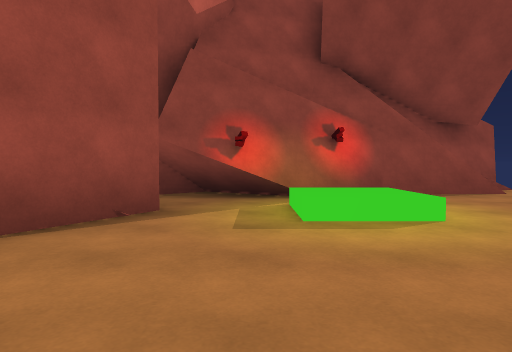
view 1 (above)

17 first-person views from a walk through a 3-D level made in the Unity game engine. The camera is 1.2 m above the floor, tilts 2° down and sees 75° across. The floor is counted in squares, 2 m on a side. Each view is taken from the middle of a square. On the plan, view 1 faces up. The plan holds only what a view shows up to about 10 squares ahead; the rest is blank. The place goes on beyond the plan. Surface patterns are stand-ins for the level's own textures.

view 2
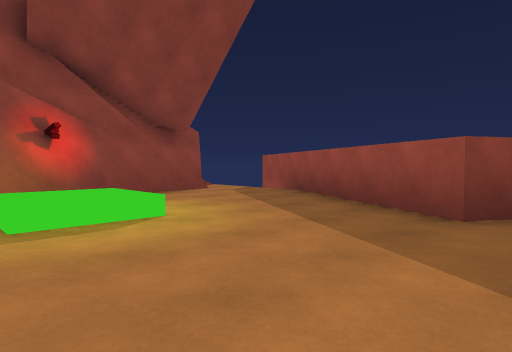

view 3
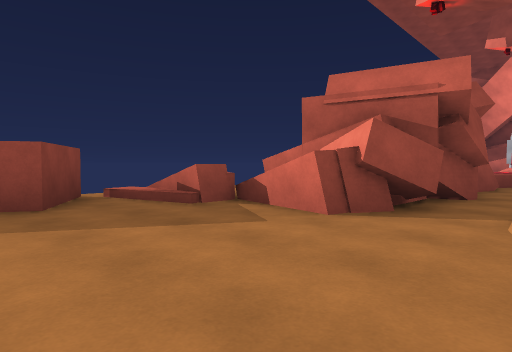

view 4
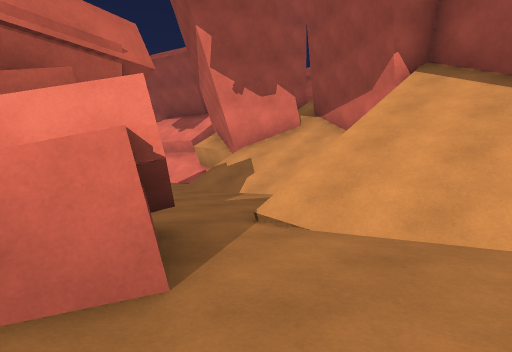

view 5
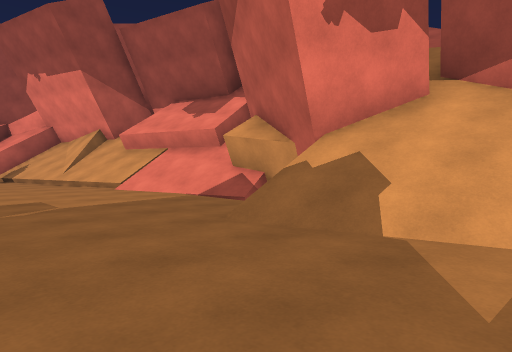

view 6
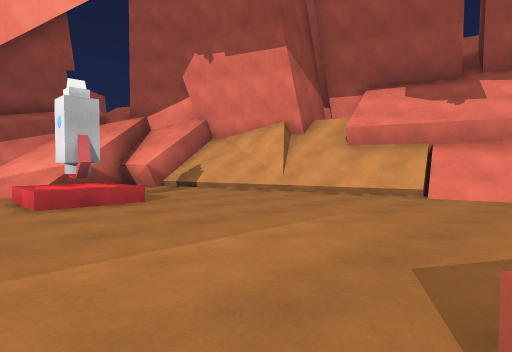

view 7
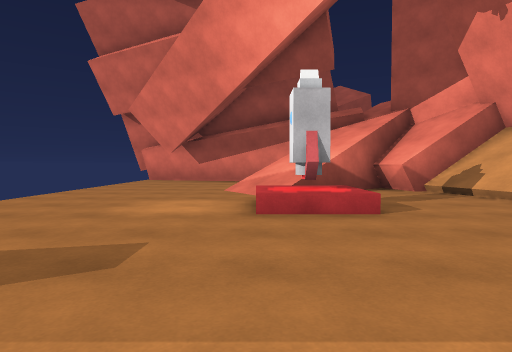

view 8
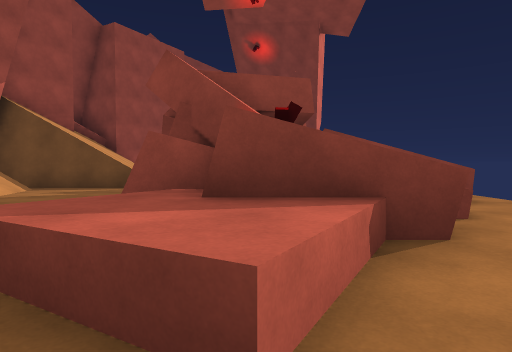

view 9
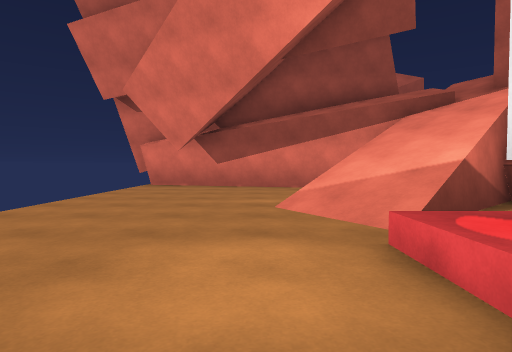

view 10
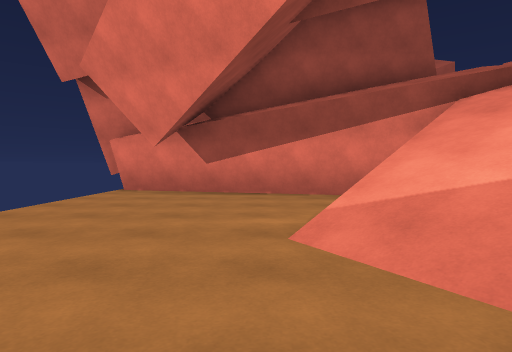

view 11
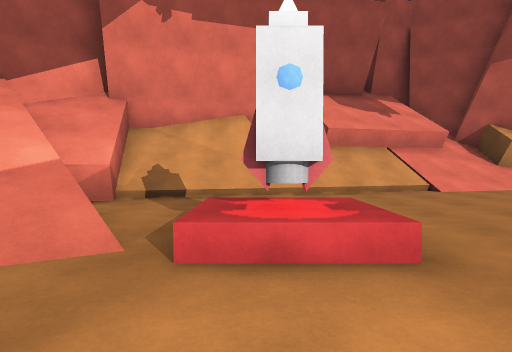

view 12
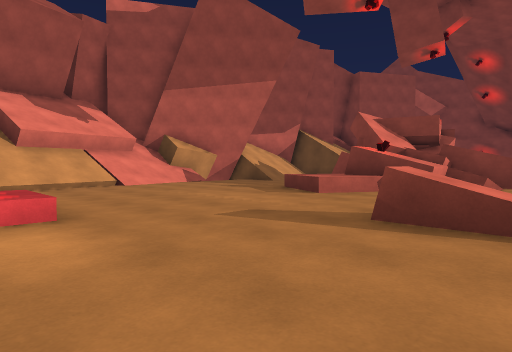

view 13
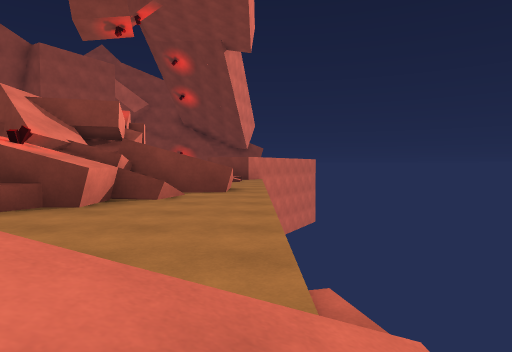

view 14
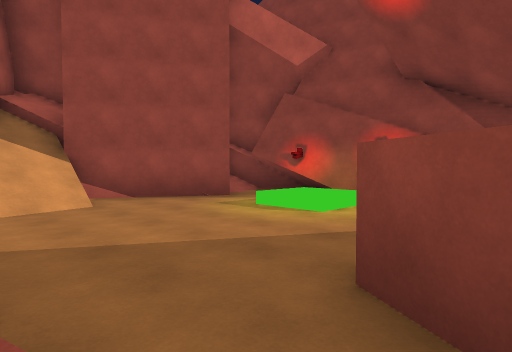

view 15
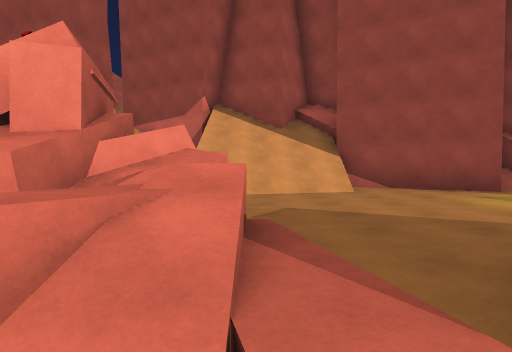

view 16
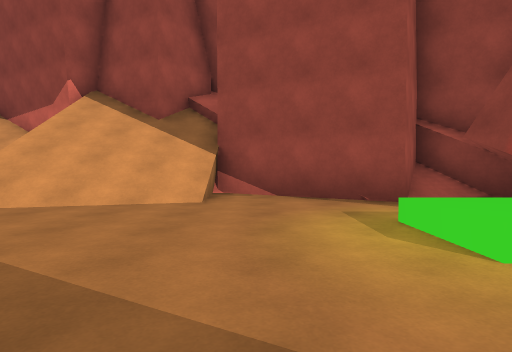

view 17
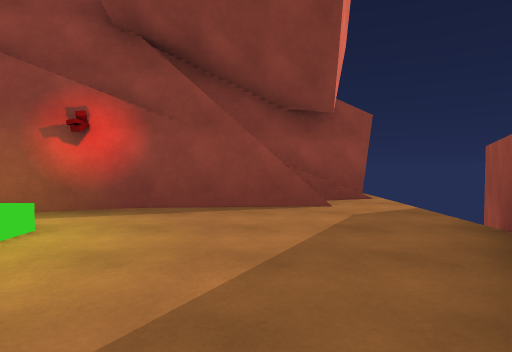

### Floor plan
Key: @ floor where view 1 was taken; # wall or solid block; x gap in a wall; . main floor; : floor 0.5 m higher than the main floor; + floor 5.75 m higher than the main floor; / step, stairs or slope; = window, fence, low wall or low ledge; ^ raised ledge; v drop or lower ground; R rocket; C crystal.
Columns run from 7 left of view 1 to 7 right of it. Each row starts with its distance up from view 1.
  9            ###
  8           ##//
  7     ########=.#
  6     #.###.....#
  5     #/..//....#
  4     ##..:/...##
  3     ##.......#
  2     #.......##
  1   #^//.....###
  0   #////@.....#
 -1   ##///....=/.
 -2   #////.##x=/
 -3  ###....##^...
 -4  #///...##^ ..
 -5  #///...####=.
 -6  ##//...###//.
 -7   ##/...##//..
 -8   # ....^C^...
 -9  ## ....^^....
-10  #//.....^....
-11 ^^^/..........
-12 ^ #/........=/
-13 ###//.........
-14  ^^//.........
-15  v///...//....
-16   ##/...R/....
-17   ##//........
-18    #//.///....
-19    ###^///....
-20     #^///.....
-21     #///......
-22      x  /.....
-23     +v    ##..
-24     v #########

Positions as (right, up) in squares from view 1, and headings:
1: (0, 0), facing up
2: (0, 0), facing up-right
3: (-1, 2), facing down-right
4: (2, 0), facing down-left
5: (0, -4), facing down-left
6: (3, -10), facing down-left
7: (2, -11), facing down
8: (2, -11), facing up
9: (3, -14), facing down
10: (3, -16), facing down
11: (4, -16), facing left
12: (6, -16), facing up-left
13: (6, -13), facing up
14: (5, -1), facing up-left
15: (6, -1), facing left
16: (4, 2), facing left
17: (4, 2), facing up
